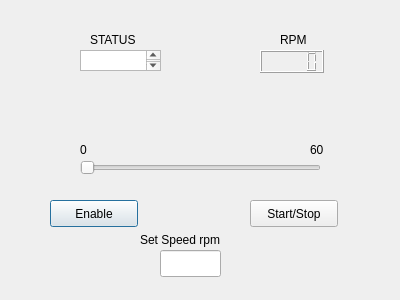
<?xml version="1.0" encoding="UTF-8"?>
<ui version="4.0">
 <class>Dialog</class>
 <widget class="QDialog" name="Dialog">
  <property name="geometry">
   <rect>
    <x>0</x>
    <y>0</y>
    <width>400</width>
    <height>300</height>
   </rect>
  </property>
  <property name="windowTitle">
   <string>Dialog</string>
  </property>
  <widget class="QPushButton" name="pushButton">
   <property name="geometry">
    <rect>
     <x>50</x>
     <y>200</y>
     <width>88</width>
     <height>27</height>
    </rect>
   </property>
   <property name="text">
    <string>Enable</string>
   </property>
  </widget>
  <widget class="QPushButton" name="pushButton_2">
   <property name="geometry">
    <rect>
     <x>250</x>
     <y>200</y>
     <width>88</width>
     <height>27</height>
    </rect>
   </property>
   <property name="text">
    <string>Start/Stop</string>
   </property>
  </widget>
  <widget class="QSlider" name="horizontalSlider">
   <property name="geometry">
    <rect>
     <x>80</x>
     <y>160</y>
     <width>241</width>
     <height>16</height>
    </rect>
   </property>
   <property name="orientation">
    <enum>Qt::Horizontal</enum>
   </property>
  </widget>
  <widget class="QLineEdit" name="lineEdit">
   <property name="geometry">
    <rect>
     <x>160</x>
     <y>250</y>
     <width>61</width>
     <height>27</height>
    </rect>
   </property>
  </widget>
  <widget class="QLCDNumber" name="lcdNumber">
   <property name="geometry">
    <rect>
     <x>260</x>
     <y>50</y>
     <width>64</width>
     <height>23</height>
    </rect>
   </property>
  </widget>
  <widget class="QLabel" name="label">
   <property name="geometry">
    <rect>
     <x>140</x>
     <y>230</y>
     <width>101</width>
     <height>19</height>
    </rect>
   </property>
   <property name="text">
    <string>Set Speed rpm</string>
   </property>
  </widget>
  <widget class="QTextBrowser" name="textBrowser">
   <property name="geometry">
    <rect>
     <x>80</x>
     <y>50</y>
     <width>81</width>
     <height>21</height>
    </rect>
   </property>
  </widget>
  <widget class="QLabel" name="label_2">
   <property name="geometry">
    <rect>
     <x>90</x>
     <y>30</y>
     <width>66</width>
     <height>19</height>
    </rect>
   </property>
   <property name="text">
    <string>STATUS</string>
   </property>
  </widget>
  <widget class="QLabel" name="label_3">
   <property name="geometry">
    <rect>
     <x>280</x>
     <y>30</y>
     <width>66</width>
     <height>19</height>
    </rect>
   </property>
   <property name="text">
    <string>RPM</string>
   </property>
  </widget>
  <widget class="QLabel" name="label_4">
   <property name="geometry">
    <rect>
     <x>80</x>
     <y>140</y>
     <width>16</width>
     <height>19</height>
    </rect>
   </property>
   <property name="text">
    <string>0</string>
   </property>
  </widget>
  <widget class="QLabel" name="label_5">
   <property name="geometry">
    <rect>
     <x>310</x>
     <y>140</y>
     <width>21</width>
     <height>19</height>
    </rect>
   </property>
   <property name="text">
    <string>60</string>
   </property>
  </widget>
 </widget>
 <resources/>
 <connections/>
</ui>
